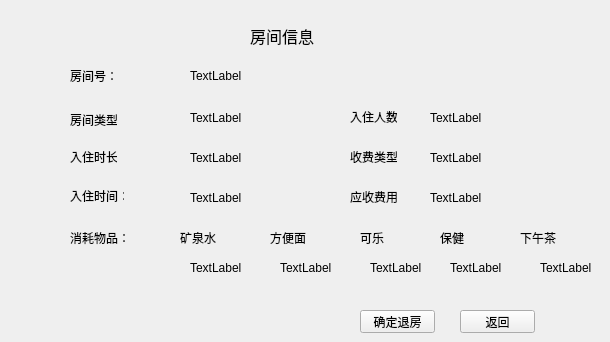
      <widget class="QWidget" name="page_23">
       <widget class="QLabel" name="label_51">
        <property name="geometry">
         <rect>
          <x>250</x>
          <y>20</y>
          <width>81</width>
          <height>31</height>
         </rect>
        </property>
        <property name="font">
         <font>
          <pointsize>12</pointsize>
         </font>
        </property>
        <property name="text">
         <string>房间信息</string>
        </property>
       </widget>
       <widget class="QLabel" name="label_52">
        <property name="geometry">
         <rect>
          <x>70</x>
          <y>70</y>
          <width>54</width>
          <height>12</height>
         </rect>
        </property>
        <property name="text">
         <string>房间号：</string>
        </property>
       </widget>
       <widget class="QLabel" name="label_54">
        <property name="geometry">
         <rect>
          <x>70</x>
          <y>190</y>
          <width>54</width>
          <height>12</height>
         </rect>
        </property>
        <property name="text">
         <string>入住时间：</string>
        </property>
       </widget>
       <widget class="QPushButton" name="pushButton_36">
        <property name="geometry">
         <rect>
          <x>360</x>
          <y>310</y>
          <width>75</width>
          <height>23</height>
         </rect>
        </property>
        <property name="text">
         <string>确定退房</string>
        </property>
       </widget>
       <widget class="QPushButton" name="pushButton_37">
        <property name="geometry">
         <rect>
          <x>460</x>
          <y>310</y>
          <width>75</width>
          <height>23</height>
         </rect>
        </property>
        <property name="text">
         <string>返回</string>
        </property>
       </widget>
       <widget class="QLabel" name="label_4">
        <property name="geometry">
         <rect>
          <x>190</x>
          <y>70</y>
          <width>54</width>
          <height>12</height>
         </rect>
        </property>
        <property name="text">
         <string>TextLabel</string>
        </property>
       </widget>
       <widget class="QLabel" name="label_87">
        <property name="geometry">
         <rect>
          <x>190</x>
          <y>150</y>
          <width>101</width>
          <height>16</height>
         </rect>
        </property>
        <property name="text">
         <string>TextLabel</string>
        </property>
       </widget>
       <widget class="QLabel" name="label_49">
        <property name="geometry">
         <rect>
          <x>70</x>
          <y>110</y>
          <width>47</width>
          <height>20</height>
         </rect>
        </property>
        <property name="text">
         <string>房间类型：</string>
        </property>
       </widget>
       <widget class="QLabel" name="label_57">
        <property name="geometry">
         <rect>
          <x>190</x>
          <y>190</y>
          <width>101</width>
          <height>16</height>
         </rect>
        </property>
        <property name="text">
         <string>TextLabel</string>
        </property>
       </widget>
       <widget class="QLabel" name="label_58">
        <property name="geometry">
         <rect>
          <x>350</x>
          <y>110</y>
          <width>47</width>
          <height>13</height>
         </rect>
        </property>
        <property name="text">
         <string>入住人数：</string>
        </property>
       </widget>
       <widget class="QLabel" name="label_59">
        <property name="geometry">
         <rect>
          <x>350</x>
          <y>150</y>
          <width>47</width>
          <height>13</height>
         </rect>
        </property>
        <property name="text">
         <string>收费类型：</string>
        </property>
       </widget>
       <widget class="QLabel" name="label_60">
        <property name="geometry">
         <rect>
          <x>70</x>
          <y>150</y>
          <width>47</width>
          <height>13</height>
         </rect>
        </property>
        <property name="text">
         <string>入住时长：</string>
        </property>
       </widget>
       <widget class="QLabel" name="label_6">
        <property name="geometry">
         <rect>
          <x>190</x>
          <y>110</y>
          <width>91</width>
          <height>16</height>
         </rect>
        </property>
        <property name="text">
         <string>TextLabel</string>
        </property>
       </widget>
       <widget class="QLabel" name="label_53">
        <property name="geometry">
         <rect>
          <x>350</x>
          <y>190</y>
          <width>47</width>
          <height>13</height>
         </rect>
        </property>
        <property name="text">
         <string>应收费用:</string>
        </property>
       </widget>
       <widget class="QLabel" name="label_61">
        <property name="geometry">
         <rect>
          <x>430</x>
          <y>110</y>
          <width>81</width>
          <height>16</height>
         </rect>
        </property>
        <property name="text">
         <string>TextLabel</string>
        </property>
       </widget>
       <widget class="QLabel" name="label_62">
        <property name="geometry">
         <rect>
          <x>430</x>
          <y>150</y>
          <width>71</width>
          <height>16</height>
         </rect>
        </property>
        <property name="text">
         <string>TextLabel</string>
        </property>
       </widget>
       <widget class="QLabel" name="label_63">
        <property name="geometry">
         <rect>
          <x>430</x>
          <y>190</y>
          <width>71</width>
          <height>16</height>
         </rect>
        </property>
        <property name="text">
         <string>TextLabel</string>
        </property>
       </widget>
       <widget class="QLabel" name="label_140">
        <property name="geometry">
         <rect>
          <x>70</x>
          <y>230</y>
          <width>61</width>
          <height>16</height>
         </rect>
        </property>
        <property name="text">
         <string>消耗物品：</string>
        </property>
       </widget>
       <widget class="QLabel" name="label_141">
        <property name="geometry">
         <rect>
          <x>180</x>
          <y>230</y>
          <width>41</width>
          <height>16</height>
         </rect>
        </property>
        <property name="text">
         <string>矿泉水</string>
        </property>
       </widget>
       <widget class="QLabel" name="label_142">
        <property name="geometry">
         <rect>
          <x>270</x>
          <y>230</y>
          <width>41</width>
          <height>16</height>
         </rect>
        </property>
        <property name="text">
         <string>方便面</string>
        </property>
       </widget>
       <widget class="QLabel" name="label_143">
        <property name="geometry">
         <rect>
          <x>360</x>
          <y>230</y>
          <width>41</width>
          <height>16</height>
         </rect>
        </property>
        <property name="text">
         <string>可乐</string>
        </property>
       </widget>
       <widget class="QLabel" name="label_144">
        <property name="geometry">
         <rect>
          <x>440</x>
          <y>230</y>
          <width>41</width>
          <height>16</height>
         </rect>
        </property>
        <property name="text">
         <string>保健</string>
        </property>
       </widget>
       <widget class="QLabel" name="label_145">
        <property name="geometry">
         <rect>
          <x>520</x>
          <y>230</y>
          <width>41</width>
          <height>16</height>
         </rect>
        </property>
        <property name="text">
         <string>下午茶</string>
        </property>
       </widget>
       <widget class="QLabel" name="label_146">
        <property name="geometry">
         <rect>
          <x>190</x>
          <y>260</y>
          <width>61</width>
          <height>16</height>
         </rect>
        </property>
        <property name="text">
         <string>TextLabel</string>
        </property>
       </widget>
       <widget class="QLabel" name="label_147">
        <property name="geometry">
         <rect>
          <x>280</x>
          <y>260</y>
          <width>61</width>
          <height>16</height>
         </rect>
        </property>
        <property name="text">
         <string>TextLabel</string>
        </property>
       </widget>
       <widget class="QLabel" name="label_148">
        <property name="geometry">
         <rect>
          <x>370</x>
          <y>260</y>
          <width>61</width>
          <height>16</height>
         </rect>
        </property>
        <property name="text">
         <string>TextLabel</string>
        </property>
       </widget>
       <widget class="QLabel" name="label_149">
        <property name="geometry">
         <rect>
          <x>450</x>
          <y>260</y>
          <width>61</width>
          <height>16</height>
         </rect>
        </property>
        <property name="text">
         <string>TextLabel</string>
        </property>
       </widget>
       <widget class="QLabel" name="label_150">
        <property name="geometry">
         <rect>
          <x>540</x>
          <y>260</y>
          <width>61</width>
          <height>16</height>
         </rect>
        </property>
        <property name="text">
         <string>TextLabel</string>
        </property>
       </widget>
      </widget>
